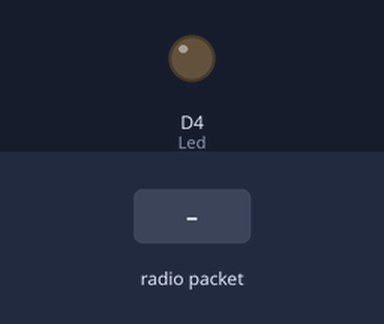
Simulated run of this sketch. Board: ESP8266 (NodeMCU). Parts: output pins drawn as LEDs (lit = HIGH). The test bench sets the inputs (shaded band). No radio packets arrive unless stated; what the sketch prints to the serial monitor is not drawn.

Above: at 1.2 s.
1.3 s: radio packet "1" arrives
Timing chart, 0 to 4.3 s (numbered marks = the images above; inputs shaded):
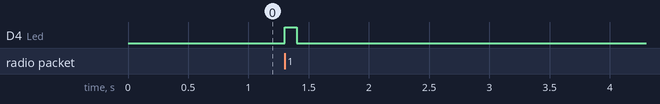

The sketch:

nrf24_reliable_datagram_server_02.ino
```cpp
#include <RHReliableDatagram.h>
#include <RH_NRF24.h>
#include <SPI.h>

#define CLIENT_ADDRESS 1
#define SERVER_ADDRESS 2

#define Led D4

// Singleton instance of the radio driver
RH_NRF24 driver(D2, D3);
// RH_NRF24 driver(8, 7);   // For RFM73 on Anarduino Mini

// Class to manage message delivery and receipt, using the driver declared above
RHReliableDatagram manager(driver, SERVER_ADDRESS);

void setup() {

  pinMode(Led, OUTPUT);

  Serial.begin(9600);

  if (!manager.init()){
    Serial.println("init failed"); // Defaults after init are 2.402 GHz (channel 2), 2Mbps, 0dBm
  }
}

uint8_t data[] = "And hello back to you";
// Dont put this on the stack:
uint8_t buf[RH_NRF24_MAX_MESSAGE_LEN];

void loop(){
  if (manager.available()){

    // Wait for a message addressed to us from the client
    uint8_t len = sizeof(buf);
    uint8_t from;

    if (manager.recvfromAck(buf, &len, &from)){

      Serial.print("got request from : 0x");
      Serial.print(from, HEX);
      Serial.print(": ");
      Serial.println((char*)buf);
      digitalWrite(Led, HIGH);

      // Send a reply back to the originator client
      if (!manager.sendtoWait(data, sizeof(data), from)){
        Serial.println("sendtoWait failed");
      }
    }
  }

  else{
    digitalWrite(Led, LOW);
  }
}
```

Measured:
- after the input at 1.3 s, D4 (Led): LOW → HIGH at once, → LOW 0.10 s later
